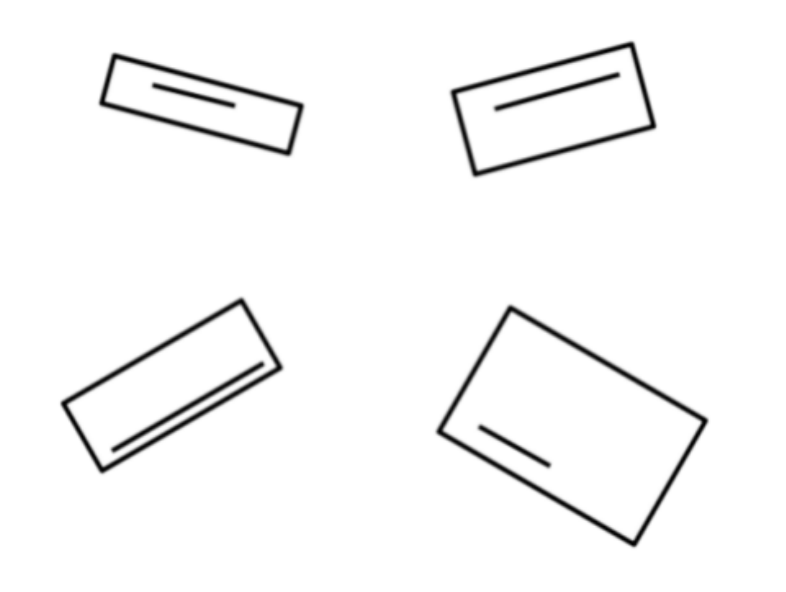
#> input picture Task 2/image.png, 786 x 592 px, found by its file name
$ python rectangle_numbering.py
#> lines starting #> are read from the running program, lines starting #| are printed output that depends on the picture; after the words box and inside, x2 and y2 are one past the last pixel; in counts of white or black regions, pixels touching at a corner belong together
# Importing the required libraries
import cv2
import numpy as np


# Reading the image with cv2 module and assigning it ito variable.Here, 0 indicates images should be loaded as gray scale.
img = cv2.imread(r'C:\Users\samip\OneDrive\Desktop\image.png', 0)
#> img is the input picture: shape (592, 786); min 1, max 255, mean 247.5

# Convert the gray scale image to BGR format
output_img = cv2.cvtColor(img, cv2.COLOR_GRAY2BGR)

# Inverse threshold to convert image in binary format
_, img = cv2.threshold(img, 127, 255, cv2.THRESH_BINARY)
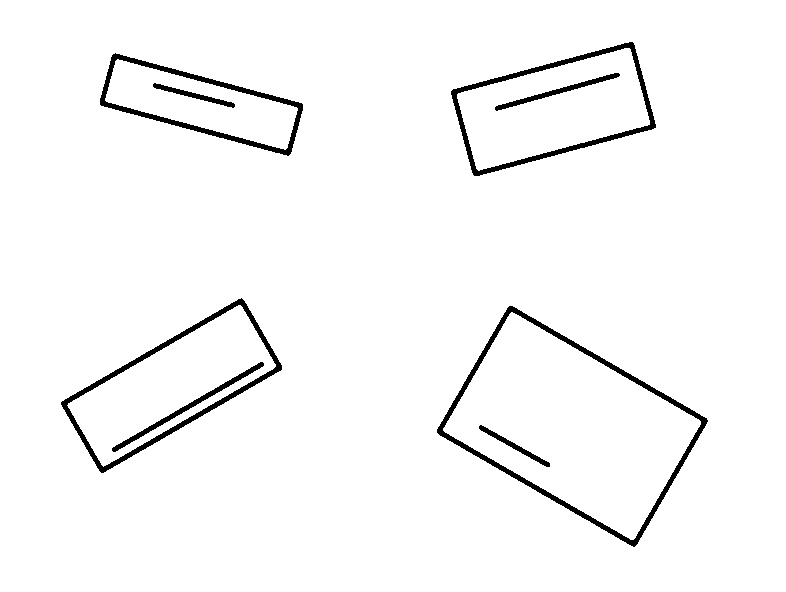
#> img: shape (592, 786); 97.1% white; 8 black regions

# Finding contours in binary images
contours, [hist] = cv2.findContours(img, cv2.RETR_TREE, cv2.CHAIN_APPROX_NONE)
#> contours = 13 contours; largest, box (x1, y1, x2, y2) and area: (0, 0, 786, 592) 463935, (436, 305, 709, 548) 34398, (443, 312, 701, 540) 30184, (60, 297, 283, 474) 17646, (450, 41, 657, 177) 17326; hist = 13 rows, first 6: [-1, -1, 1, -1], [4, -1, 2, 0], [-1, -1, 3, 1], [-1, -1, -1, 2], [7, 1, 5, 0], [-1, -1, 6, 4]

# A list to store information about the rectangles in the image.
rect_list = []


for rect, (nxt, prv, first_child, parent) in zip(contours, hist):

    if parent == 0:
        _, _, line_index, _ = hist[first_child]
        line = contours[line_index]
        _, (width, height), _ = cv2.minAreaRect(line)
        line_length = max(width, height)
        rectangle = cv2.minAreaRect(rect)
        box = cv2.boxPoints(rectangle)
        box = np.intp(box)
        box_center = rectangle[0]

        rect_list.append((line_length, box, box_center))
#> this loop made 13 passes
#> (nxt, prv, first_child, parent, width, height, line_length, rectangle) on passes 2, 5, 8, 11: (4, -1, 2, 0, 6.6, 82.36, 82.36, ((571.8, 425.7), (149.8, 232.1), -59.98)), (7, 1, 5, 0, 176, 6.7, 176, ((171.3, 385.1), (212.4, 84.42), -30.03)), (10, 4, 8, 0, 6.8, 85.86, 85.86, ((201, 104.1), (56.24, 200.2), -75)), (-1, 7, 11, 0, 130.8, 6.74, 130.8, ((553, 108.7), (191.6, 91.99), -15.04))
#> (nxt, prv, first_child, parent) on passes 1, 3, 4, 6, 7, 9: (-1, -1, 1, -1), (-1, -1, 3, 1), (-1, -1, -1, 2), (-1, -1, 6, 4), (-1, -1, -1, 5), (-1, -1, 9, 7)
#> after the loop, rect_list = 4 items

# Sorting the rectangles by line length
rect_list.sort()

# Assigning the numbers based on length
num_rectangles = len(rect_list)
#> num_rectangles = 4
for index, (_, box, (x, y)) in enumerate(rect_list):
    if index < num_rectangles * 0.25:
        number = 1
    elif index < num_rectangles * 0.5:
        number = 2
    elif index < num_rectangles * 0.75:
        number = 3
    else:
        number = 4


    cv2.drawContours(output_img, [box], 0, (0, 255, 127), 3)

    # Decrease the font size and shift the text down by adding an offset to 'y' coordinate
    font_size = 1  # Decrease this value for smaller text
    text_offset_y = 20  # Increase this value to move the text further down
    cv2.putText(output_img, str(number), (round(x), round(y) + text_offset_y), cv2.FONT_HERSHEY_SIMPLEX, font_size, (255, 0, 0), 2)
#> this loop made 4 passes
#> (box, x, y) on passes 1 to 4: ([[634, 548], [433, 432], [508, 302], [709, 418]], 571.8, 425.7), ([[290, 157], [97, 105], [111, 50], [305, 102]], 201, 104.1), ([[472, 177], [448, 89], [633, 39], [657, 128]], 553, 108.7), ([[100, 474], [58, 401], [242, 295], [284, 368]], 171.3, 385.1)
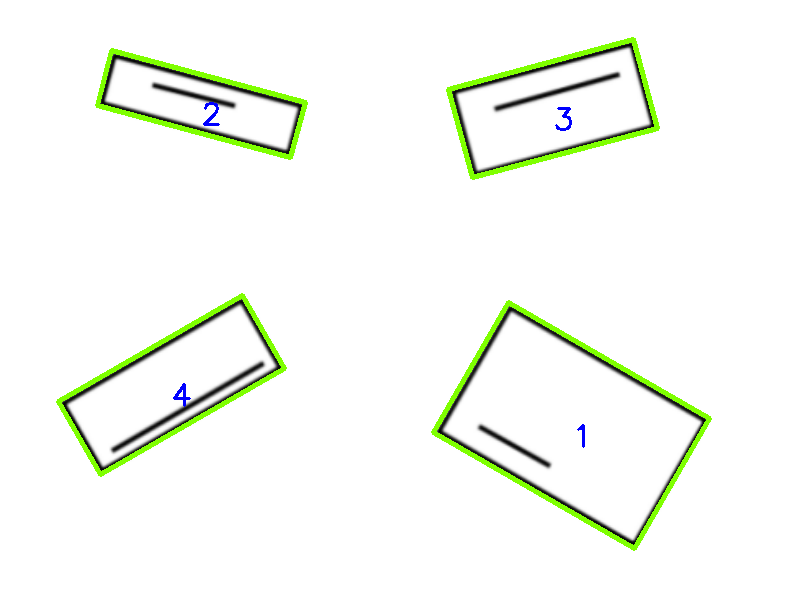
#> output_img: shape (592, 786, 3); 2.76% of pixels changed, all inside (x1, y1, x2, y2) = (56, 37, 712, 551)

# displaying the output image
cv2.imshow("Image", output_img)
cv2.waitKey(0)
cv2.destroyAllWindows()
